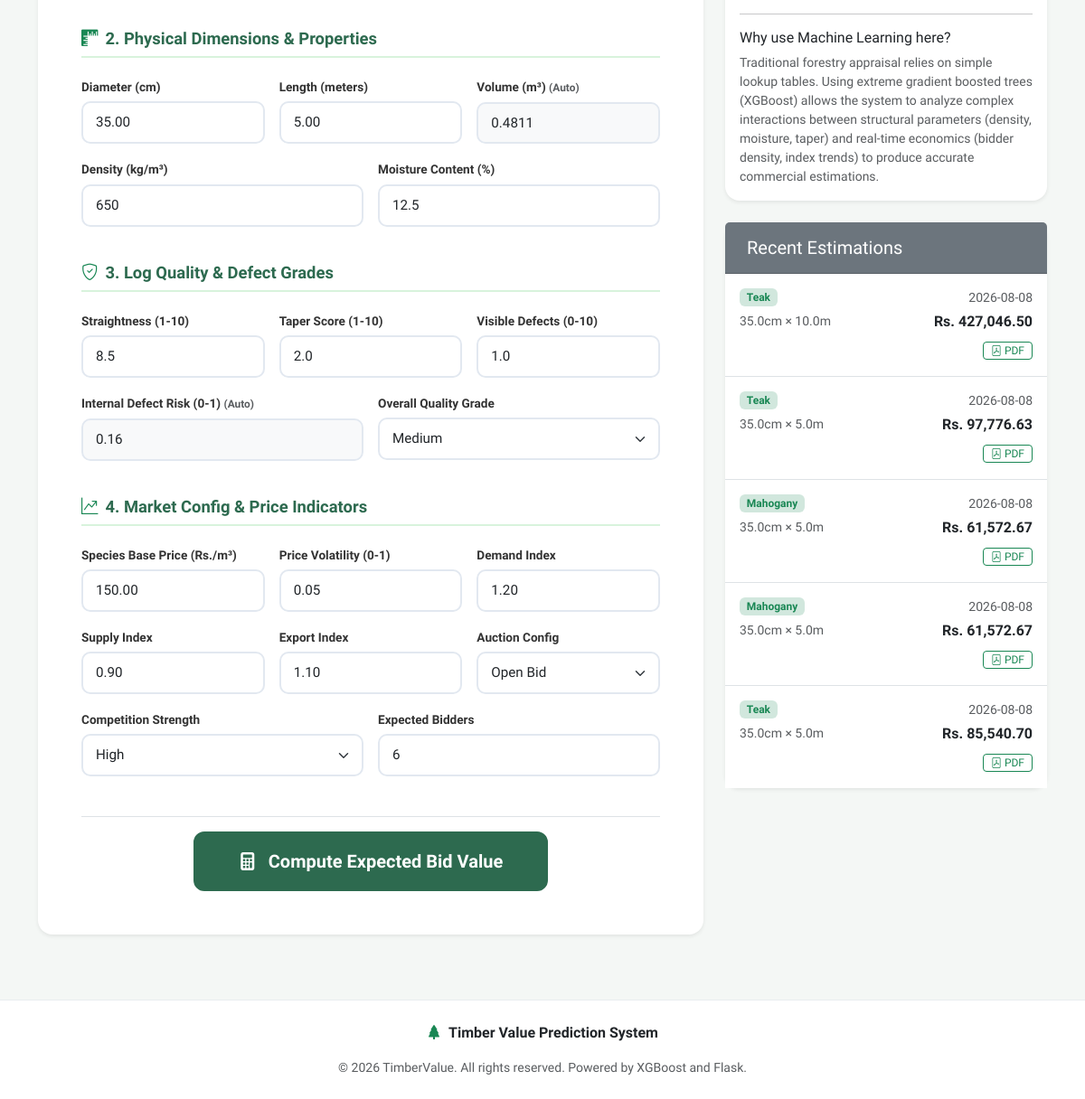
Before: / (lower part) with the older database file.
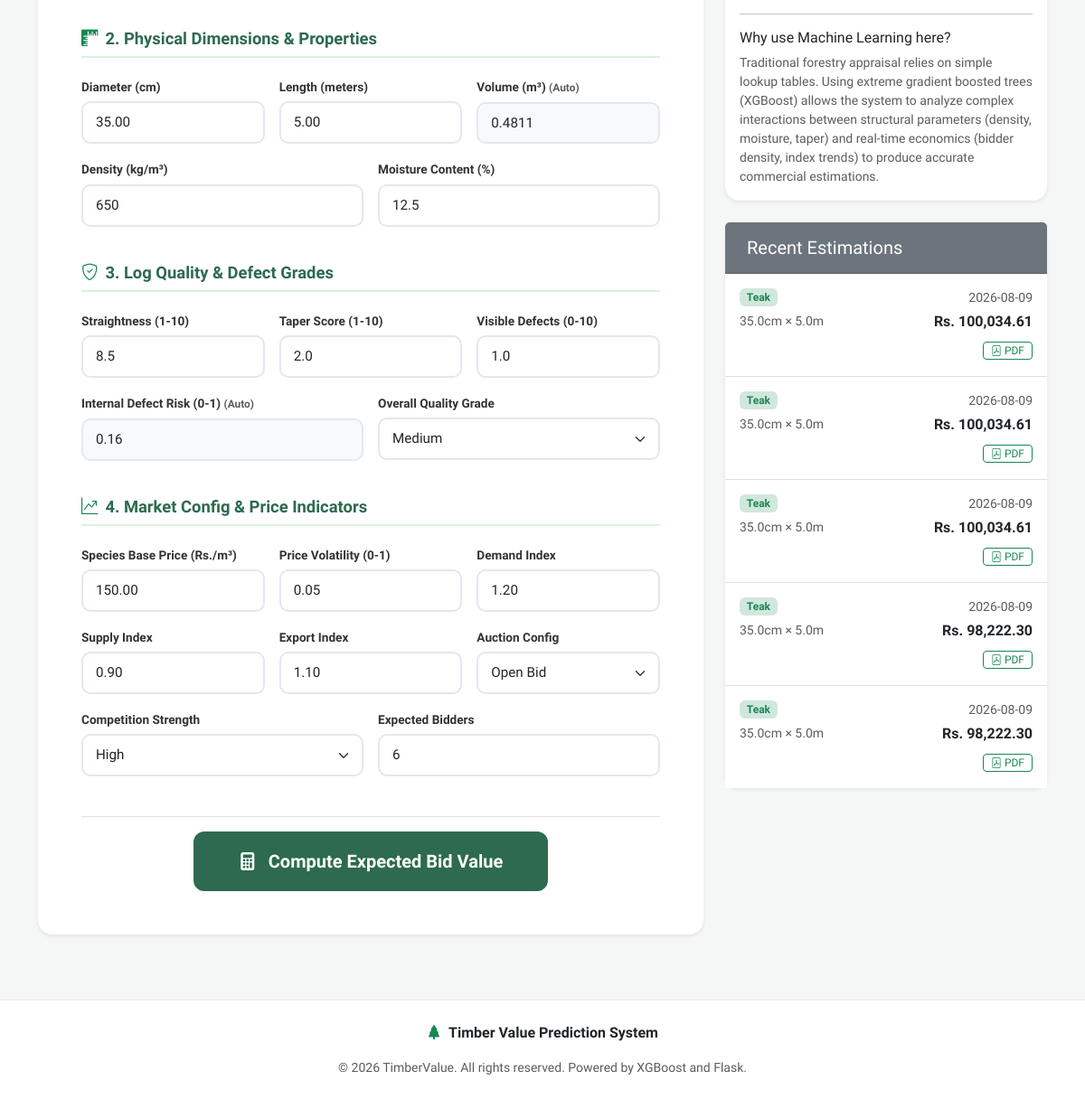
After: the same page with the newer database file.
### tables this page shows
CREATE TABLE predictions_history (
                id INTEGER PRIMARY KEY AUTOINCREMENT,
                timestamp DATETIME DEFAULT CURRENT_TIMESTAMP,
                species TEXT,
                region TEXT,
                season TEXT,
                auction_type TEXT,
                competition_level TEXT,
                diameter_cm REAL,
                length_m REAL,
                volume_m3 REAL,
                straightness_score REAL,
                taper_score REAL,
                visible_defects_score REAL,
                internal_defect_risk REAL,
                density_kg_m3 REAL,
                moisture_content REAL,
                quality_grade INTEGER,
                avg_market_price_species REAL,
                price_volatility REAL,
                market_demand_index REAL,
                supply_index REAL,
                export_demand_index REAL,
                num_expected_bidders INTEGER,
                predicted_value REAL,
                low_bound REAL,
                high_bound REAL,
                starting_bid REAL,
                expected_final_price REAL,
                sale_probability REAL
            );

### app.py (the view)
@app.route("/")
def home():
    history = get_prediction_history()
    return render_template("index.html", history=history)

### app.py (called while the page is built)
def get_prediction_history():
    try:
        conn = sqlite3.connect(DB_PATH)
        cursor = conn.cursor()
        cursor.execute("""
            SELECT id, timestamp, species, diameter_cm, length_m, predicted_value
            FROM predictions_history
            ORDER BY timestamp DESC
            LIMIT 5
        """)
        rows = cursor.fetchall()
        conn.close()
        history = []
        for r in rows:
            history.append({
                'id': r[0],
                'timestamp': r[1],
                'species': r[2],
                'diameter_cm': r[3],
                'length_m': r[4],
                'predicted_value': r[5]
            })
        return history
    except Exception as e:
        print(f"[DATABASE ERROR] Failed to fetch history: {e}")
        return []

### templates/index.html (shortened to what the changed rows need)
{% extends "base.html" %}
{% block content %}
<div class="row g-4">
    <div class="col-lg-4">
        <div class="card shadow-sm border-0">
            <div class="card-body p-0">
                {% if history %}
                    <div class="list-group list-group-flush">
                        {% for item in history %}
                            <div class="list-group-item p-3">
                                <div class="d-flex justify-content-between align-items-center mb-1">
                                    <span class="badge bg-success-subtle text-success">{{ item.species }}</span>
                                    <span class="small text-muted">{{ item.timestamp.split(' ')[0] }}</span>
                                </div>
                                <div class="d-flex justify-content-between align-items-center">
                                    <span class="small text-muted">{{ item.diameter_cm }}cm &times; {{ item.length_m }}m</span>
                                    <strong class="text-dark">Rs. {{ "{:,.2f}".format(item.predicted_value) }}</strong>
                                </div>
                                <div class="mt-2 text-end">
                                    <a href="/download-report/{{ item.id }}" class="btn btn-sm btn-outline-success py-0 px-2" style="font-size: 0.75rem;">
                                        <i class="bi bi-file-pdf"></i> PDF
                                    </a>
                                </div>
                            </div>
                        {% endfor %}
                    </div>
                {% else %}
                    <div class="p-4 text-center text-muted">
                        <i class="bi bi-database-exclamation fs-3 d-block mb-2"></i>
                        <span class="small">No predictions stored in database yet.</span>
                    </div>
                {% endif %}
            </div>
        </div>
    </div>
</div>
{% endblock %}

Changed rows visible on the page:
no longer on this page (row unchanged): predictions_history: species "Teak", timestamp "2026-08-08", diameter_cm "35.0", length_m "10.0", predicted_value "427,046.50"
no longer on this page (row unchanged): predictions_history: species "Teak", timestamp "2026-08-08", diameter_cm "35.0", length_m "5.0", predicted_value "97,776.63"
no longer on this page (row unchanged): predictions_history: species "Mahogany", timestamp "2026-08-08", diameter_cm "35.0", length_m "5.0", predicted_value "61,572.67"
no longer on this page (row unchanged): predictions_history: species "Mahogany", timestamp "2026-08-08", diameter_cm "35.0", length_m "5.0", predicted_value "61,572.67"
no longer on this page (row unchanged): predictions_history: species "Teak", timestamp "2026-08-08", diameter_cm "35.0", length_m "5.0", predicted_value "85,540.70"
added predictions_history: species "Teak", timestamp "2026-08-09", diameter_cm "35.0", length_m "5.0", predicted_value "100,034.61"
added predictions_history: species "Teak", timestamp "2026-08-09", diameter_cm "35.0", length_m "5.0", predicted_value "100,034.61"
added predictions_history: species "Teak", timestamp "2026-08-09", diameter_cm "35.0", length_m "5.0", predicted_value "100,034.61"
added predictions_history: species "Teak", timestamp "2026-08-09", diameter_cm "35.0", length_m "5.0", predicted_value "98,222.30"
added predictions_history: species "Teak", timestamp "2026-08-09", diameter_cm "35.0", length_m "5.0", predicted_value "98,222.30"
